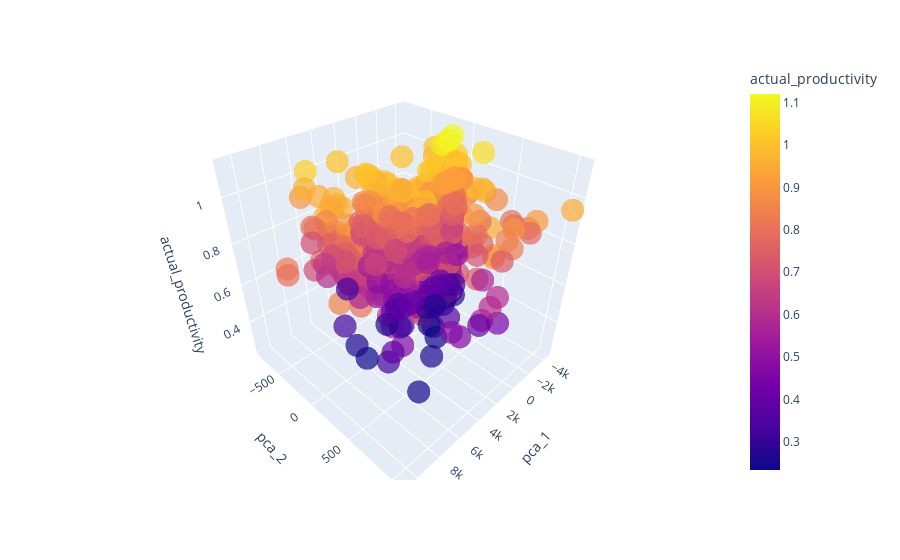

Here is the notebook cell this chart was saved with:
### Code cell
data_temp = pd.concat([X_pca_df, df[[target_col]]], axis=1)
fig = px.scatter_3d(data_temp, x='pca_1', y='pca_2', z=target_col, color=target_col, opacity=0.7, size_max=2)
fig.show()

### Figure 1 — Plotly figure (JSON) as saved in the notebook; plotly's stock layout.template omitted (floating-point values rounded to 4 significant figures; data arrays with more than 128 entries replaced by an {"elided": "..."} marker saying what was removed)
{"data": [{"hovertemplate": "pca_1=%{x}<br>pca_2=%{y}<br>actual_productivity=%{marker.color}<extra></extra>", "legendgroup": "", "marker": {"color": {"elided": "1144 float values"}, "coloraxis": "coloraxis", "opacity": 0.7, "symbol": "circle"}, "mode": "markers", "name": "", "scene": "scene", "showlegend": false, "type": "scatter3d", "x": {"elided": "1144 float values"}, "y": {"elided": "1144 float values"}, "z": {"elided": "1144 float values"}}], "layout": {"coloraxis": {"colorbar": {"title": {"text": "actual_productivity"}}, "colorscale": [[0, "#0d0887"], [0.1111, "#46039f"], [0.2222, "#7201a8"], [0.3333, "#9c179e"], [0.4444, "#bd3786"], [0.5556, "#d8576b"], [0.6667, "#ed7953"], [0.7778, "#fb9f3a"], [0.8889, "#fdca26"], [1, "#f0f921"]]}, "legend": {"tracegroupgap": 0}, "margin": {"t": 60}, "scene": {"domain": {"x": [0, 1], "y": [0, 1]}, "xaxis": {"title": {"text": "pca_1"}}, "yaxis": {"title": {"text": "pca_2"}}, "zaxis": {"title": {"text": "actual_productivity"}}}}}
